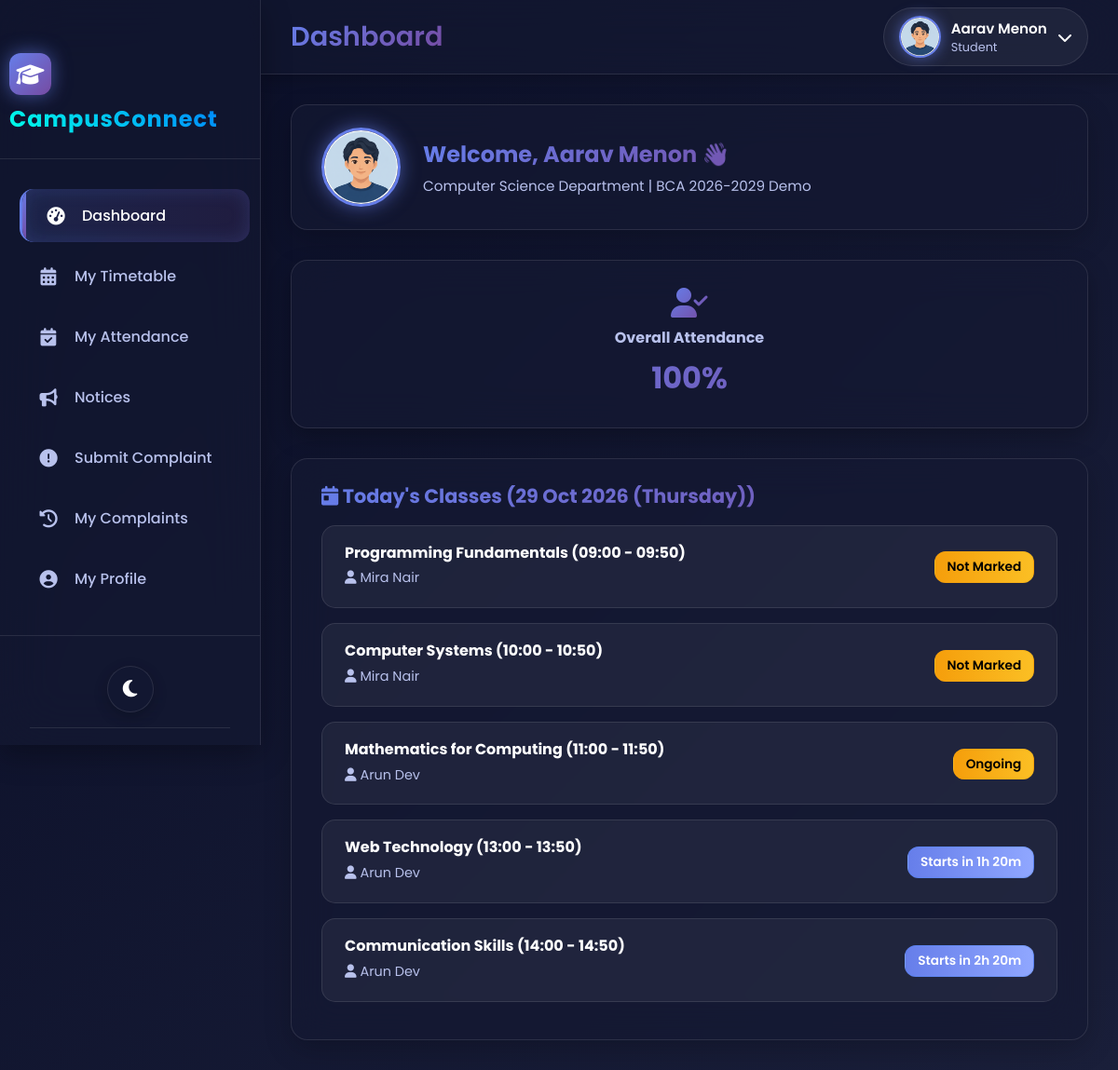
The page /Student/StudentHome.php (signed in) on the database its author committed.
### tables this page shows
CREATE TABLE `tbl_student` (
  `student_id` int(11) NOT NULL,
  `student_name` varchar(100) NOT NULL,
  `student_email` varchar(100) NOT NULL,
  `student_contact` varchar(15) DEFAULT NULL,
  `student_address` text DEFAULT NULL,
  `student_photo` varchar(255) DEFAULT NULL,
  `student_gender` enum('Male','Female') NOT NULL,
  `student_password` varchar(255) NOT NULL,
  `class_id` int(11) NOT NULL,
  `is_active` tinyint(1) NOT NULL DEFAULT 1
);

CREATE TABLE `tbl_department` (
  `department_id` int(10) NOT NULL,
  `department_name` varchar(25) NOT NULL,
  `hod_teacher_id` int(11) DEFAULT NULL,
  `department_code` varchar(10) DEFAULT NULL
);

CREATE TABLE `tbl_class` (
  `class_id` int(11) NOT NULL,
  `class_name` varchar(100) NOT NULL,
  `course_id` int(11) NOT NULL,
  `semester_id` int(11) NOT NULL,
  `acyear_id` int(11) NOT NULL,
  `teacher_id` int(11) DEFAULT NULL,
  `is_completed` tinyint(1) NOT NULL DEFAULT 0
);

CREATE TABLE `tbl_timetable` (
  `timetable_id` int(11) NOT NULL,
  `class_id` int(11) DEFAULT NULL,
  `semester_id` int(11) NOT NULL,
  `period_id` int(11) DEFAULT NULL,
  `weekday` enum('Monday','Tuesday','Wednesday','Thursday','Friday','Saturday') DEFAULT NULL,
  `subject_id` int(11) DEFAULT NULL,
  `teacher_id` int(11) DEFAULT NULL
);

CREATE TABLE `tbl_subject` (
  `subject_id` int(10) NOT NULL,
  `subject_name` varchar(50) NOT NULL,
  `course_id` int(15) NOT NULL,
  `semester_id` int(15) NOT NULL
);

CREATE TABLE `tbl_departmentperiods` (
  `period_id` int(11) NOT NULL,
  `department_id` int(11) NOT NULL,
  `period_no` int(11) NOT NULL,
  `start_time` time NOT NULL,
  `end_time` time NOT NULL,
  `is_break` tinyint(1) DEFAULT 0
);

CREATE TABLE `tbl_teacher` (
  `teacher_id` int(11) NOT NULL,
  `department_id` int(11) NOT NULL,
  `designation_id` int(11) NOT NULL,
  `teacher_name` varchar(100) NOT NULL,
  `teacher_gender` enum('Male','Female','Other') NOT NULL,
  `teacher_address` text NOT NULL,
  `teacher_contact` varchar(15) NOT NULL,
  `teacher_email` varchar(100) NOT NULL,
  `teacher_password` varchar(255) NOT NULL,
  `teacher_photo` varchar(255) DEFAULT NULL
);

### Student/StudentHome.php (the view, shortened to what this page needs)
<?php
include("../Includes/StudentHeader.php");
$student_id = (int)$_SESSION['student_id'];
$studentSql = "
    SELECT s.*, c.class_name, c.semester_id, cr.course_name, d.department_name
    FROM tbl_student s
    LEFT JOIN tbl_class c ON s.class_id = c.class_id
    LEFT JOIN tbl_course cr ON c.course_id = cr.course_id
    LEFT JOIN tbl_department d ON cr.department_id = d.department_id
    WHERE s.student_id = '$student_id'
";
$studentRes = $con->query($studentSql);
$student = $studentRes->fetch_assoc();
$student_name = $student['student_name'];
$class_id = (int)$student['class_id'];
$semester_id = (int)$student['semester_id'];
$class_name = $student['class_name'];
$department_name = $student['department_name'];
$student_photo = $student['student_photo'] ?? 'default.png';
$photo_path = file_exists("../Assets/Files/Student/{$student_photo}") ? "../Assets/Files/Student/{$student_photo}" : "../Assets/Images/default.png";
$attQ = "SELECT COUNT(*) AS total, SUM(CASE WHEN status='Present' THEN 1 ELSE 0 END) AS present_count
         FROM tbl_attendance_detail WHERE student_id = '$student_id'";
$attR = $con->query($attQ);
$attPerc = 0;
if ($attR) {
    $row = $attR->fetch_assoc();
    $total = (int)$row['total'];
    $present = (int)$row['present_count'];
    $attPerc = ($total > 0) ? round(($present / $total) * 100, 1) : 0;
}
$day = date('l');
$ttSql = "
    SELECT
        tt.timetable_id, tt.subject_id, tt.teacher_id, tt.semester_id, dp.period_no,
        dp.start_time, dp.end_time, dp.is_break, s.subject_name, t.teacher_name,
        am.att_master_id, ad.status AS attendance_status
    FROM tbl_timetable tt
    JOIN tbl_departmentperiods dp ON tt.period_id = dp.period_id
    LEFT JOIN tbl_subject s ON tt.subject_id = s.subject_id
    LEFT JOIN tbl_teacher t ON tt.teacher_id = t.teacher_id
    LEFT JOIN tbl_attendance_master am ON am.timetable_id = tt.timetable_id AND am.attendance_date = CURDATE()
    LEFT JOIN tbl_attendance_detail ad ON ad.att_master_id = am.att_master_id AND ad.student_id = '$student_id'
    WHERE tt.class_id = '$class_id' AND tt.semester_id = '$semester_id'
          AND tt.weekday = '$day' AND dp.is_break = 0
    ORDER BY dp.start_time ASC
";
$ttRes = $con->query($ttSql);
?>
<div class="main-content">
  <div class="student-dashboard">
    <div class="welcome-section">
      <img src="<?= htmlspecialchars($photo_path) ?>" alt="Student Photo" class="welcome-photo">
      <div class="welcome-text">
        <h2>Welcome, <?= htmlspecialchars($student_name) ?> 👋</h2>
        <p><?= htmlspecialchars($department_name) ?> Department | <?= htmlspecialchars($class_name) ?></p>
      </div>
    </div>
    <div class="cards-row">
      <div class="card-item">
        <i class="fa-solid fa-user-check"></i>
        <h3>Overall Attendance</h3>
        <p><?= $attPerc ?>%</p>
      </div>
    </div>
    <div class="classes-section">
      <h2><i class="fas fa-calendar-day"></i> Today's Classes (<?= date('d M Y (l)') ?>)</h2>
      <?php if ($ttRes && $ttRes->num_rows > 0): ?>
        <?php while ($r = $ttRes->fetch_assoc()):
          $sub = htmlspecialchars($r['subject_name']);
          $tch = htmlspecialchars($r['teacher_name']);
          $st = date("H:i", strtotime($r['start_time']));
          $et = date("H:i", strtotime($r['end_time']));
          $status = $r['attendance_status'] ?? 'Not Marked';
          $start_time_js = date("H:i:s", strtotime($r['start_time']));
          $end_time_js = date("H:i:s", strtotime($r['end_time']));
        ?>
        <div class="class-card" data-start="<?= $start_time_js ?>" data-end="<?= $end_time_js ?>" data-status="<?= $status ?>">
          <div class="class-info">
            <h3><?= $sub ?> (<?= $st ?> - <?= $et ?>)</h3>
            <p><i class="fa-solid fa-user"></i> <?= $tch ?></p>
          </div>
          <div class="class-status">
            <span class="countdown-timer"></span>
          </div>
        </div>
        <?php endwhile; ?>
      <?php else: ?>
        <p>No classes scheduled for today.</p>
      <?php endif; ?>
    </div>
  </div>
</div>
</body>
</html>

### Includes/StudentHeader.php (shortened to what this page needs)
<?php
$user_name  = 'Student';
$user_role  = 'Student';
$photo_path = "../Assets/Files/Student/default.png";
if(isset($_SESSION['student_id'])) {
    $uid = $_SESSION['student_id'];
    $qry = "SELECT student_name AS name, student_photo AS photo
            FROM tbl_student WHERE student_id='$uid'";
    $res = $con->query($qry);
    if($res && $row = $res->fetch_assoc()) {
        $user_name = $row['name'];
        $photo     = $row['photo'] ?: 'default.png';
        $photo_path = "../Assets/Files/Student/" . $photo;
    }
}
?>
<!DOCTYPE html>
<html lang="en">
<head>
<link rel="stylesheet" href="https://cdnjs.cloudflare.com/ajax/libs/font-awesome/6.4.0/css/all.min.css">
<link rel="stylesheet" href="../Assets/CSS/universal.css">
</head>
<body>
<div class="animated-gradient-bg"></div>
<div id="particles-background"></div>
<header class="main-header">
    <div class="header-left">
        <div class="header-title">
            <h1><?php echo $page_title ?? 'Dashboard'; ?></h1>
        </div>
    </div>
    <div class="header-right">
        <div class="user-profile" id="profileTrigger">
            <img src="<?php echo htmlspecialchars($photo_path); ?>"
                 alt="User" class="user-avatar">
            <div class="user-info">
                <h4><?php echo htmlspecialchars($user_name); ?></h4>
                <p><?php echo htmlspecialchars($user_role); ?></p>
            </div>
            <i class="fas fa-chevron-down"></i>
        </div>
    </div>
</header>
</body>
</html>

### Assets/CSS/universal.css (style rules this page uses)
:root { --gradient-1: #667eea; --gradient-2: #764ba2; --gradient-3: #f093fb; --primary-bg: #0a0e27; --secondary-bg: #151932; --card-bg: rgba(21, 25, 50, 0.7); --glass-bg: rgba(21, 25, 50, 0.6); --hover-bg: rgba(102, 126, 234, 0.1); --text-primary: #ffffff; --text-secondary: #b8c1ec; --text-muted: #7b8ab8; --border-glass: rgba(255, 255, 255, 0.1); --glow-primary: rgba(102, 126, 234, 0.6); --glow-secondary: rgba(118, 75, 162, 0.6); --shadow-sm: 0 5px 15px rgba(0, 0, 0, 0.2); --shadow-md: 0 10px 30px rgba(0, 0, 0, 0.3); --shadow-lg: 0 20px 60px rgba(0, 0, 0, 0.4); --success: #10b981; --warning: #f59e0b; --error: #ef4444; --info: #3b82f6; --transition-fast: 0.2s ease; --transition-normal: 0.3s ease; --transition-slow: 0.5s ease; --transition-bounce: cubic-bezier(0.68, -0.55, 0.265, 1.55); }
* { margin: 0; padding: 0; box-sizing: border-box; }
body { font-family: 'Poppins', sans-serif; background: var(--primary-bg); color: var(--text-primary); overflow-x: hidden; transition: background var(--transition-normal), color var(--transition-normal); }
#particles-background { position: fixed; top: 0; left: 0; width: 100%; height: 100%; z-index: -1; opacity: 0.4; }
.animated-gradient-bg { position: fixed; top: 0; left: 0; width: 100%; height: 100%; z-index: -2; background: linear-gradient(135deg, var(--primary-bg) 0%, #1a1f3a 25%, #2a1a40 50%, #1a1f3a 75%, var(--primary-bg) 100%); background-size: 400% 400%; animation: gradientShift 15s ease infinite; }
.main-header { position: fixed; top: 0; left: 280px; right: 0; height: 80px; background: var(--glass-bg); backdrop-filter: blur(30px); border-bottom: 1px solid var(--border-glass); display: flex; align-items: center; justify-content: space-between; padding: 0 2rem; z-index: 999; transition: all var(--transition-normal); box-shadow: var(--shadow-sm); }
.header-left { display: flex; align-items: center; gap: 1.5rem; }
.header-title h1 { font-size: 1.8rem; font-weight: 600; background: linear-gradient(135deg, var(--gradient-1), var(--gradient-2)); -webkit-background-clip: text; -webkit-text-fill-color: transparent; }
.header-right { display: flex; align-items: center; gap: 2rem; }
.user-profile { display: flex; align-items: center; gap: 1rem; padding: 0.5rem 1rem; background: rgba(255, 255, 255, 0.05); border: 1px solid var(--border-glass); border-radius: 50px; cursor: pointer; transition: all var(--transition-normal); }
.user-avatar { width: 45px; height: 45px; border-radius: 50%; border: 2px solid var(--gradient-1); overflow: hidden; box-shadow: 0 0 15px var(--glow-primary); }
.user-info h4 { font-size: 0.95rem; font-weight: 600; margin-bottom: 0.2rem; }
.user-info p { font-size: 0.8rem; color: var(--text-muted); }
.main-content { margin-left: 280px; margin-top: 80px; padding: 2rem; min-height: calc(100vh - 80px); transition: margin-left var(--transition-normal); }
.badge-warning { background: rgba(245, 158, 11, 0.15); color: var(--warning); border: 1px solid rgba(245, 158, 11, 0.3); }
.badge-info { background: rgba(59, 130, 246, 0.15); color: var(--info); border: 1px solid rgba(59, 130, 246, 0.3); }

### Includes/StudentHeader.php (style rules this page uses)
.user-profile { display: flex; align-items: center; gap: 0.7rem; cursor: pointer; }
.user-avatar { width: 45px; height: 45px; border-radius: 50%; object-fit: cover; border: 2px solid var(--gradient-1); }
.user-info h4 { margin: 0; color: var(--text-primary); font-size: 0.95rem; }
.user-info p { margin: 0; font-size: 0.8rem; color: var(--text-secondary); }

### rows shown on the page
tbl_student: student_name "Aarav Menon", tbl_department.department_name "Computer Science", class.class_name "BCA 2026-2029 Demo"
tbl_timetable: subject.subject_name "Programming Fundamentals", period.start_time "09:00", period.end_time "09:50", teacher.teacher_name "Mira Nair"
tbl_timetable: subject.subject_name "Computer Systems", period.start_time "10:00", period.end_time "10:50", teacher.teacher_name "Mira Nair"
tbl_timetable: subject.subject_name "Mathematics for Computing", period.start_time "11:00", period.end_time "11:50", teacher.teacher_name "Arun Dev"
tbl_timetable: subject.subject_name "Web Technology", period.start_time "13:00", period.end_time "13:50", teacher.teacher_name "Arun Dev"
tbl_timetable: subject.subject_name "Communication Skills", period.start_time "14:00", period.end_time "14:50", teacher.teacher_name "Arun Dev"

### other values the page prints
$page_title "Dashboard"
$user_role "Student"
$item['label'] "Dashboard"
$item['label'] "My Timetable"
$item['label'] "My Attendance"
$item['label'] "Notices"
$item['label'] "Submit Complaint"
$item['label'] "My Complaints"
$item['label'] "My Profile"
$attPerc "100"
